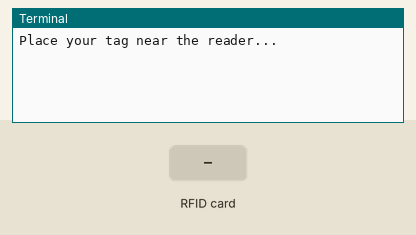
This program was run on a simulated Raspberry Pi (BCM pin numbers). Parts: the last lines printed to the terminal. The inputs (shaded band) are chosen by the test bench. The RFID card's data blocks start empty.

Above: at 1.2 s.
1.3 s: RFID card FA 32 33 02 held to the reader
At 2.6 s:
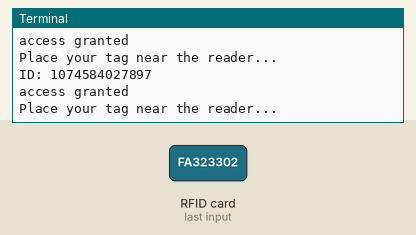
2.8 s: RFID card 5E 7A 19 C4 held to the reader
At 4.9 s:
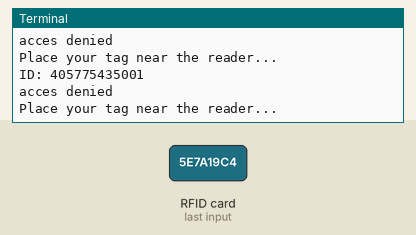

Measured:
- after the input at 1.3 s, the terminal: prints a new line at once (image 1)
- after the input at 2.8 s, the terminal: prints a new line at once (image 2)

The program:

rfid.py
```python
from mfrc522 import SimpleMFRC522
from signal import pause
reader = SimpleMFRC522()

# try:
while True:
    print("Place your tag near the reader...")
    id, text = reader.read()
    print(f"ID: {id}")
    if id == 1074584027897:
        print("access granted")
    #     print(f"Text: {text}")
    else:
        print("acces denied")

# finally:
#     print("done")
```
